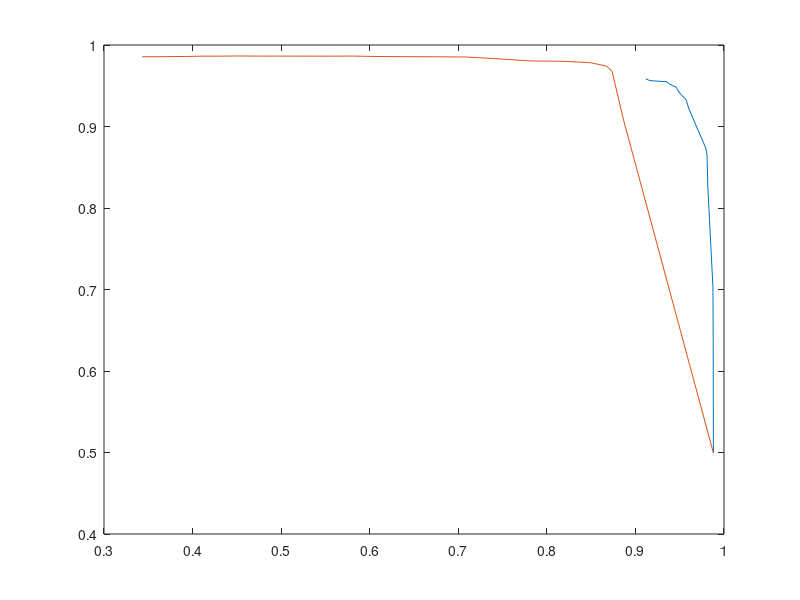

This chart was generated by the following MATLAB code:
s = load('s.txt');
s1 = s(:,2:4); s2 = s(:,5:7);
s1 = sortrows(s1, 1);
s2 = sortrows(s2, 1);

x = s1(:,1);
y = s1(:,2);

x2 = s2(:,1);
y2 = s2(:,2);

plot(x,y);
hold all
plot(x2,y2);
hold off